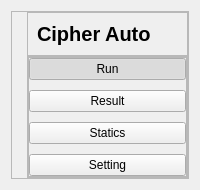
     <widget class="QWidget" name="LeftMenu" native="true">
      <layout class="QVBoxLayout" name="verticalLayout_8">
       <item>
        <widget class="QFrame" name="frame_11">
         <property name="frameShape">
          <enum>QFrame::StyledPanel</enum>
         </property>
         <property name="frameShadow">
          <enum>QFrame::Raised</enum>
         </property>
         <layout class="QVBoxLayout" name="verticalLayout_9">
          <property name="spacing">
           <number>0</number>
          </property>
          <property name="leftMargin">
           <number>15</number>
          </property>
          <property name="topMargin">
           <number>0</number>
          </property>
          <property name="rightMargin">
           <number>0</number>
          </property>
          <property name="bottomMargin">
           <number>0</number>
          </property>
          <item alignment="Qt::AlignTop">
           <widget class="QFrame" name="frame_12">
            <property name="frameShape">
             <enum>QFrame::StyledPanel</enum>
            </property>
            <property name="frameShadow">
             <enum>QFrame::Raised</enum>
            </property>
            <layout class="QHBoxLayout" name="horizontalLayout_18">
             <item alignment="Qt::AlignTop">
              <widget class="QLabel" name="label_43">
               <property name="font">
                <font>
                 <pointsize>15</pointsize>
                 <weight>75</weight>
                 <bold>true</bold>
                </font>
               </property>
               <property name="text">
                <string>Cipher Auto</string>
               </property>
              </widget>
             </item>
            </layout>
           </widget>
          </item>
          <item>
           <widget class="QFrame" name="frame_13">
            <property name="sizePolicy">
             <sizepolicy hsizetype="Preferred" vsizetype="Expanding">
              <horstretch>0</horstretch>
              <verstretch>0</verstretch>
             </sizepolicy>
            </property>
            <property name="frameShape">
             <enum>QFrame::StyledPanel</enum>
            </property>
            <property name="frameShadow">
             <enum>QFrame::Raised</enum>
            </property>
            <layout class="QVBoxLayout" name="verticalLayout_11">
             <property name="spacing">
              <number>0</number>
             </property>
             <property name="leftMargin">
              <number>0</number>
             </property>
             <property name="topMargin">
              <number>0</number>
             </property>
             <property name="rightMargin">
              <number>0</number>
             </property>
             <property name="bottomMargin">
              <number>0</number>
             </property>
             <item alignment="Qt::AlignTop">
              <widget class="QFrame" name="frame_14">
               <property name="sizePolicy">
                <sizepolicy hsizetype="Preferred" vsizetype="Expanding">
                 <horstretch>0</horstretch>
                 <verstretch>0</verstretch>
                </sizepolicy>
               </property>
               <property name="frameShape">
                <enum>QFrame::StyledPanel</enum>
               </property>
               <property name="frameShadow">
                <enum>QFrame::Raised</enum>
               </property>
               <layout class="QVBoxLayout" name="verticalLayout_10">
                <property name="spacing">
                 <number>10</number>
                </property>
                <property name="leftMargin">
                 <number>0</number>
                </property>
                <property name="topMargin">
                 <number>0</number>
                </property>
                <property name="rightMargin">
                 <number>0</number>
                </property>
                <property name="bottomMargin">
                 <number>0</number>
                </property>
                <item>
                 <widget class="QPushButton" name="TabRunButton">
                  <property name="text">
                   <string>Run</string>
                  </property>
                  <property name="icon">
                   <iconset resource="../../../../../../mnt/WinC/Linux_Files/PracticeInLinux/pypy/cipher/tabui12/tabui11/resource.qrc">
                    <normaloff>:/Icons/assets/Icons/home.png</normaloff>:/Icons/assets/Icons/home.png</iconset>
                  </property>
                  <property name="iconSize">
                   <size>
                    <width>24</width>
                    <height>24</height>
                   </size>
                  </property>
                  <property name="checkable">
                   <bool>true</bool>
                  </property>
                  <property name="checked">
                   <bool>true</bool>
                  </property>
                  <property name="autoDefault">
                   <bool>false</bool>
                  </property>
                  <property name="default">
                   <bool>false</bool>
                  </property>
                  <property name="flat">
                   <bool>false</bool>
                  </property>
                 </widget>
                </item>
                <item>
                 <widget class="QPushButton" name="TabResultButton">
                  <property name="text">
                   <string>Result</string>
                  </property>
                  <property name="icon">
                   <iconset resource="../../../../../../mnt/WinC/Linux_Files/PracticeInLinux/pypy/cipher/tabui12/tabui11/resource.qrc">
                    <normaloff>:/Icons/assets/Icons/grid.png</normaloff>:/Icons/assets/Icons/grid.png</iconset>
                  </property>
                  <property name="iconSize">
                   <size>
                    <width>24</width>
                    <height>24</height>
                   </size>
                  </property>
                  <property name="checkable">
                   <bool>true</bool>
                  </property>
                 </widget>
                </item>
                <item>
                 <widget class="QPushButton" name="TabStaticsButton">
                  <property name="text">
                   <string>Statics</string>
                  </property>
                  <property name="icon">
                   <iconset resource="../../../../../../mnt/WinC/Linux_Files/PracticeInLinux/pypy/cipher/tabui12/tabui11/resource.qrc">
                    <normaloff>:/Icons/assets/Icons/bar-chart.png</normaloff>:/Icons/assets/Icons/bar-chart.png</iconset>
                  </property>
                  <property name="iconSize">
                   <size>
                    <width>24</width>
                    <height>24</height>
                   </size>
                  </property>
                  <property name="checkable">
                   <bool>true</bool>
                  </property>
                 </widget>
                </item>
                <item>
                 <widget class="QPushButton" name="TabSettingButton">
                  <property name="text">
                   <string>Setting</string>
                  </property>
                  <property name="icon">
                   <iconset resource="../../../../../../mnt/WinC/Linux_Files/PracticeInLinux/pypy/cipher/tabui12/tabui11/resource.qrc">
                    <normaloff>:/Icons/assets/Icons/settings.png</normaloff>:/Icons/assets/Icons/settings.png</iconset>
                  </property>
                  <property name="iconSize">
                   <size>
                    <width>24</width>
                    <height>24</height>
                   </size>
                  </property>
                  <property name="checkable">
                   <bool>true</bool>
                  </property>
                 </widget>
                </item>
               </layout>
              </widget>
             </item>
            </layout>
           </widget>
          </item>
         </layout>
        </widget>
       </item>
      </layout>
     </widget>
